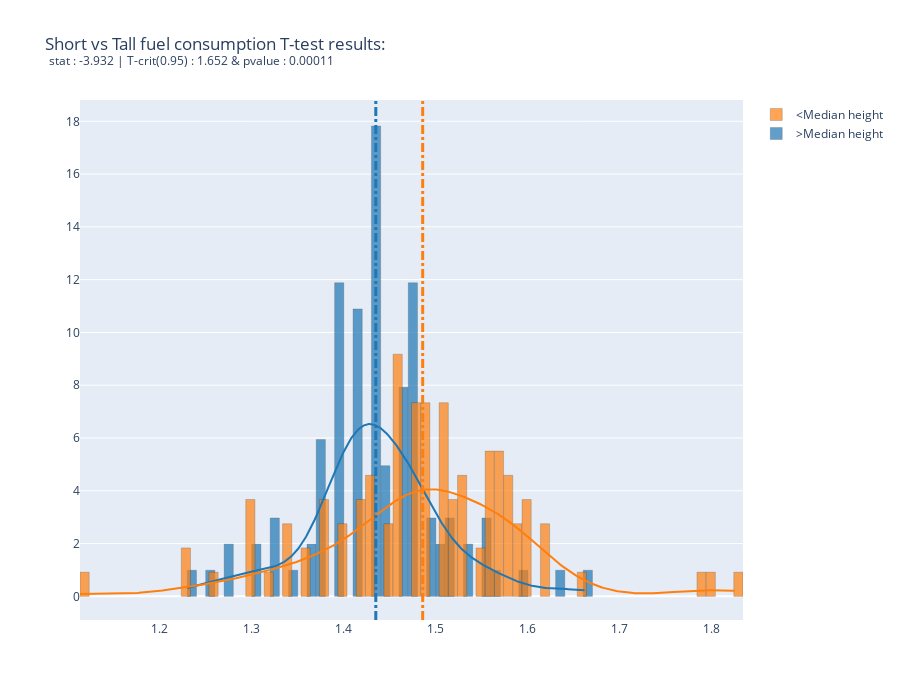

The cell this chart's notebook holds for it:
### Markdown cell above
> ### Our hypotheses for the height comparison:
>
> $H_0$ : The mean fuel consumption of the US Big3 automakers is not different then other automakers.
>
> $H_A$ : The mean fuel consumption of the US Big3 automakers is significantly different then other automakers.

### Code cell
tall = auto_df[auto_df.overall_height_cm > auto_df.overall_height_cm.median()]
short = auto_df[auto_df.overall_height_cm <= auto_df.overall_height_cm.median()]
fig, results = compare_samples(tall,short,labels=['>Median height','<Median height'],bin_size=.01)
fig.update_layout(
    title=f"""Short vs Tall fuel consumption T-test results: <br>
<sup>stat : {results.statistic:0.3f} | T-crit(0.95) : {scipy.stats.t.ppf(0.95, results.df):0.3f} & pvalue : {results.pvalue:0.5f}</sup>""",
    height=700,
)
fig.show()

### Figure 1 — Plotly figure (JSON) as saved in the notebook; plotly's stock layout.template omitted (floating-point values rounded to 4 significant figures; data arrays with more than 128 entries replaced by an {"elided": "..."} marker saying what was removed)
{"data": [{"autobinx": false, "histnorm": "probability density", "legendgroup": ">Median height", "marker": {"color": "rgb(31, 119, 180)", "colorscale": [[0, "#1F77B4"], [0.1111, "#FF7F0E"], [0.2222, "#2CA02C"], [0.3333, "#D62728"], [0.4444, "#9467BD"], [0.5556, "#8C564B"], [0.6667, "#E377C2"], [0.7778, "#7F7F7F"], [0.8889, "#BCBD22"], [1, "#17BECF"]], "line": {"color": "black", "width": 0.25}}, "name": ">Median height", "opacity": 0.7, "type": "histogram", "x": [1.398, 1.462, 1.477, 1.279, 1.477, 1.415, 1.38, 1.398, 1.322, 1.462, 1.431, 1.431, 1.398, 1.398, 1.519, 1.431, 1.462, 1.447, 1.477, 1.415, 1.531, 1.447, 1.462, 1.556, 1.398, 1.519, 1.431, 1.431, 1.398, 1.38, 1.447, 1.556, 1.342, 1.431, 1.415, 1.462, 1.415, 1.477, 1.431, 1.477, 1.415, 1.38, 1.519, 1.447, 1.568, 1.431, 1.398, 1.415, 1.398, 1.398, 1.431, 1.462, 1.415, 1.279, 1.431, 1.491, 1.477, 1.462, 1.415, 1.505, 1.301, 1.431, 1.431, 1.462, 1.491, 1.398, 1.362, 1.398, 1.38, 1.415, 1.38, 1.415, 1.322, 1.322, 1.477, 1.431, 1.477, 1.415, 1.477, 1.505, 1.255, 1.398, 1.431, 1.431, 1.591, 1.362, 1.431, 1.531, 1.491, 1.301, 1.431, 1.556, 1.23, 1.633, 1.38, 1.663, 1.431, 1.477, 1.477, 1.477, 1.447], "xaxis": "x", "xbins": {"end": 1.663, "size": 0.01, "start": 1.23}, "yaxis": "y"}, {"autobinx": false, "histnorm": "probability density", "legendgroup": "<Median height", "marker": {"color": "rgb(255, 127, 14)", "colorscale": [[0, "#1F77B4"], [0.1111, "#FF7F0E"], [0.2222, "#2CA02C"], [0.3333, "#D62728"], [0.4444, "#9467BD"], [0.5556, "#8C564B"], [0.6667, "#E377C2"], [0.7778, "#7F7F7F"], [0.8889, "#BCBD22"], [1, "#17BECF"]], "line": {"color": "black", "width": 0.25}}, "name": "<Median height", "opacity": 0.7, "type": "histogram", "x": [1.519, 1.462, 1.398, 1.301, 1.398, 1.531, 1.491, 1.505, 1.462, 1.491, 1.301, 1.462, 1.447, 1.477, 1.491, 1.322, 1.301, 1.301, 1.491, 1.505, 1.462, 1.519, 1.505, 1.505, 1.505, 1.491, 1.477, 1.342, 1.58, 1.602, 1.431, 1.431, 1.431, 1.491, 1.477, 1.447, 1.477, 1.342, 1.591, 1.602, 1.556, 1.568, 1.826, 1.58, 1.568, 1.531, 1.431, 1.58, 1.415, 1.415, 1.477, 1.362, 1.556, 1.505, 1.785, 1.623, 1.568, 1.556, 1.38, 1.114, 1.255, 1.23, 1.477, 1.342, 1.398, 1.415, 1.591, 1.462, 1.38, 1.362, 1.568, 1.568, 1.556, 1.519, 1.519, 1.462, 1.491, 1.431, 1.462, 1.663, 1.505, 1.556, 1.591, 1.462, 1.544, 1.602, 1.623, 1.447, 1.38, 1.415, 1.38, 1.23, 1.477, 1.556, 1.58, 1.505, 1.531, 1.58, 1.602, 1.531, 1.462, 1.799, 1.623, 1.531, 1.568, 1.544, 1.491, 1.462, 1.477], "xaxis": "x", "xbins": {"end": 1.826, "size": 0.01, "start": 1.114}, "yaxis": "y"}, {"legendgroup": ">Median height", "marker": {"color": "rgb(31, 119, 180)", "colorscale": [[0, "#1F77B4"], [0.1111, "#FF7F0E"], [0.2222, "#2CA02C"], [0.3333, "#D62728"], [0.4444, "#9467BD"], [0.5556, "#8C564B"], [0.6667, "#E377C2"], [0.7778, "#7F7F7F"], [0.8889, "#BCBD22"], [1, "#17BECF"]], "line": {"color": "black", "width": 0.25}}, "mode": "lines", "name": ">Median height", "showlegend": false, "type": "scatter", "x": {"elided": "500 float values"}, "xaxis": "x", "y": {"elided": "500 float values"}, "yaxis": "y"}, {"legendgroup": "<Median height", "marker": {"color": "rgb(255, 127, 14)", "colorscale": [[0, "#1F77B4"], [0.1111, "#FF7F0E"], [0.2222, "#2CA02C"], [0.3333, "#D62728"], [0.4444, "#9467BD"], [0.5556, "#8C564B"], [0.6667, "#E377C2"], [0.7778, "#7F7F7F"], [0.8889, "#BCBD22"], [1, "#17BECF"]], "line": {"color": "black", "width": 0.25}}, "mode": "lines", "name": "<Median height", "showlegend": false, "type": "scatter", "x": {"elided": "500 float values"}, "xaxis": "x", "y": {"elided": "500 float values"}, "yaxis": "y"}], "layout": {"barmode": "overlay", "height": 700, "hovermode": "closest", "legend": {"traceorder": "reversed"}, "shapes": [{"line": {"color": "#1F77B4", "dash": "dashdot", "width": 3}, "type": "line", "x0": 1.435, "x1": 1.435, "xref": "x", "y0": 0, "y1": 1, "yref": "y domain"}, {"line": {"color": "#FF7F0E", "dash": "dashdot", "width": 3}, "type": "line", "x0": 1.486, "x1": 1.486, "xref": "x", "y0": 0, "y1": 1, "yref": "y domain"}], "title": {"text": "Short vs Tall fuel consumption T-test results: <br>\n<sup>stat : -3.932 | T-crit(0.95) : 1.652 & pvalue : 0.00011</sup>"}, "xaxis": {"anchor": "y2", "domain": [0, 1], "zeroline": false}, "yaxis": {"anchor": "free", "domain": [0, 1], "position": 0}}}
